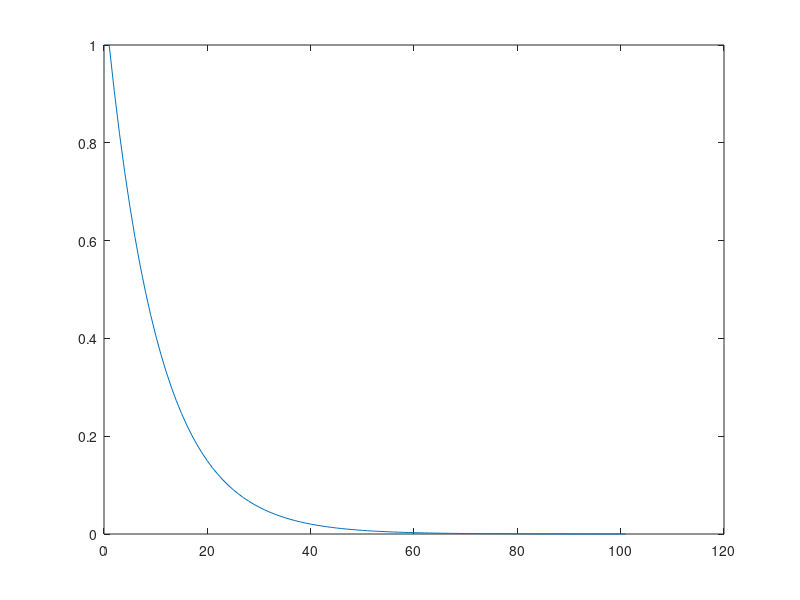
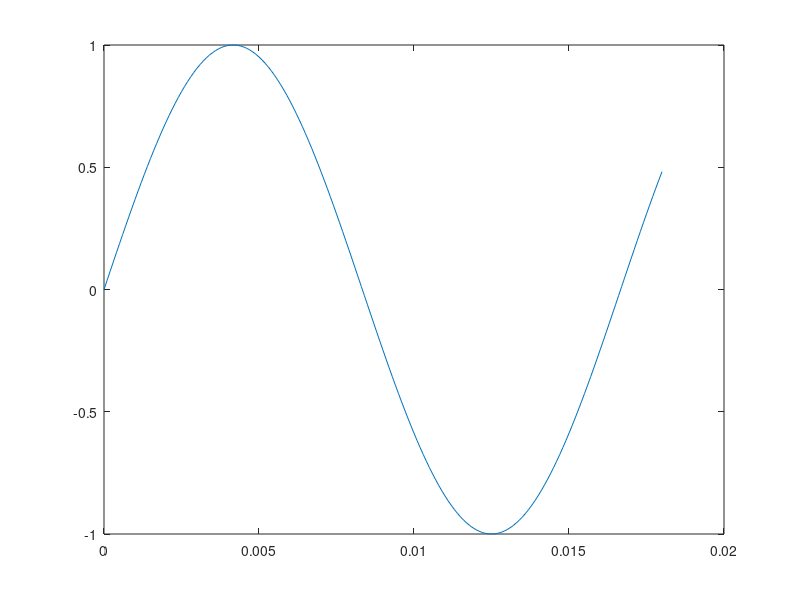
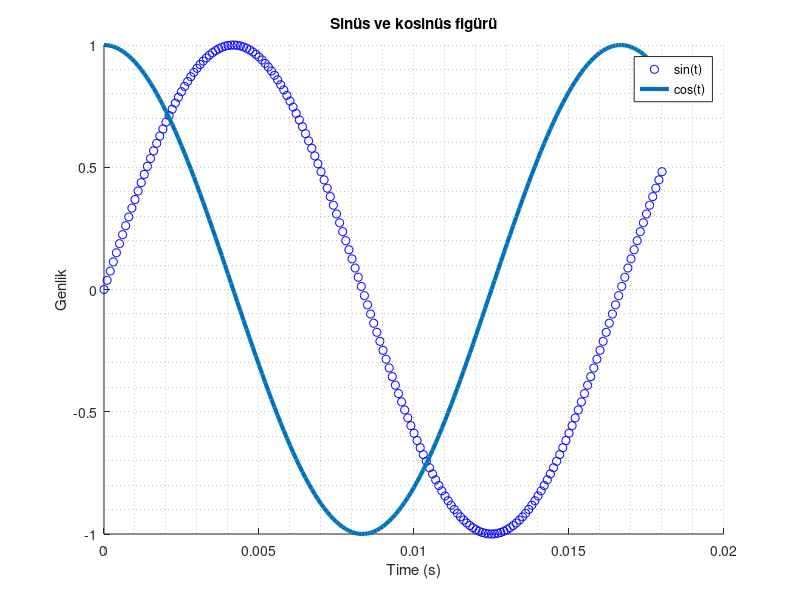

Source code (MATLAB) for these figures, in order:
%% Section-1
t=0:0.1:10; % t adlı zaman değişkeni oluşturuyor. 0.1 aralıkla.t bir vektör.
e=exp(-t); % t yi bir fonk. içine koyduk çıktısı da bir vektör olacak.
figure; plot(e) %plot ile veriyi,çıktıyı görsel şekilde görebiliriz.
% t nin boyutu 101 tane ve grafik x ekseninde indeksleri gösteriyor.y de ise oluşturulan e nin değerleri var.
% herhangi bir zaman birimi kullanmadık
% sectionlar ayrı çalıştırılabilir.
%% Section-2
t=0:0.0001:0.018;
f=60; %frekans
w=2*pi*f;
g=sin(w*t); % bir sinüs çizelim.
figure; plot(t,g)

%% Section-3
t=0:0.0001:0.018;
f=60; %frekans
w=2*pi*f;
g=sin(w*t); % bir sinüs çizelim.
j=cos(w*t);
figure; 
hold on;
plot(t,g,'bo') % b renktir yani blue.o ise çember şeklinde çiz demek.
plot(t,j,'LineW',3) % LineW kalınlık,3 derecesi

grid minor % Font
xlabel('Time (s)')
ylabel('Genlik')
title('Sinüs ve kosinüs figürü')
legend('sin(t)','cos(t)')
